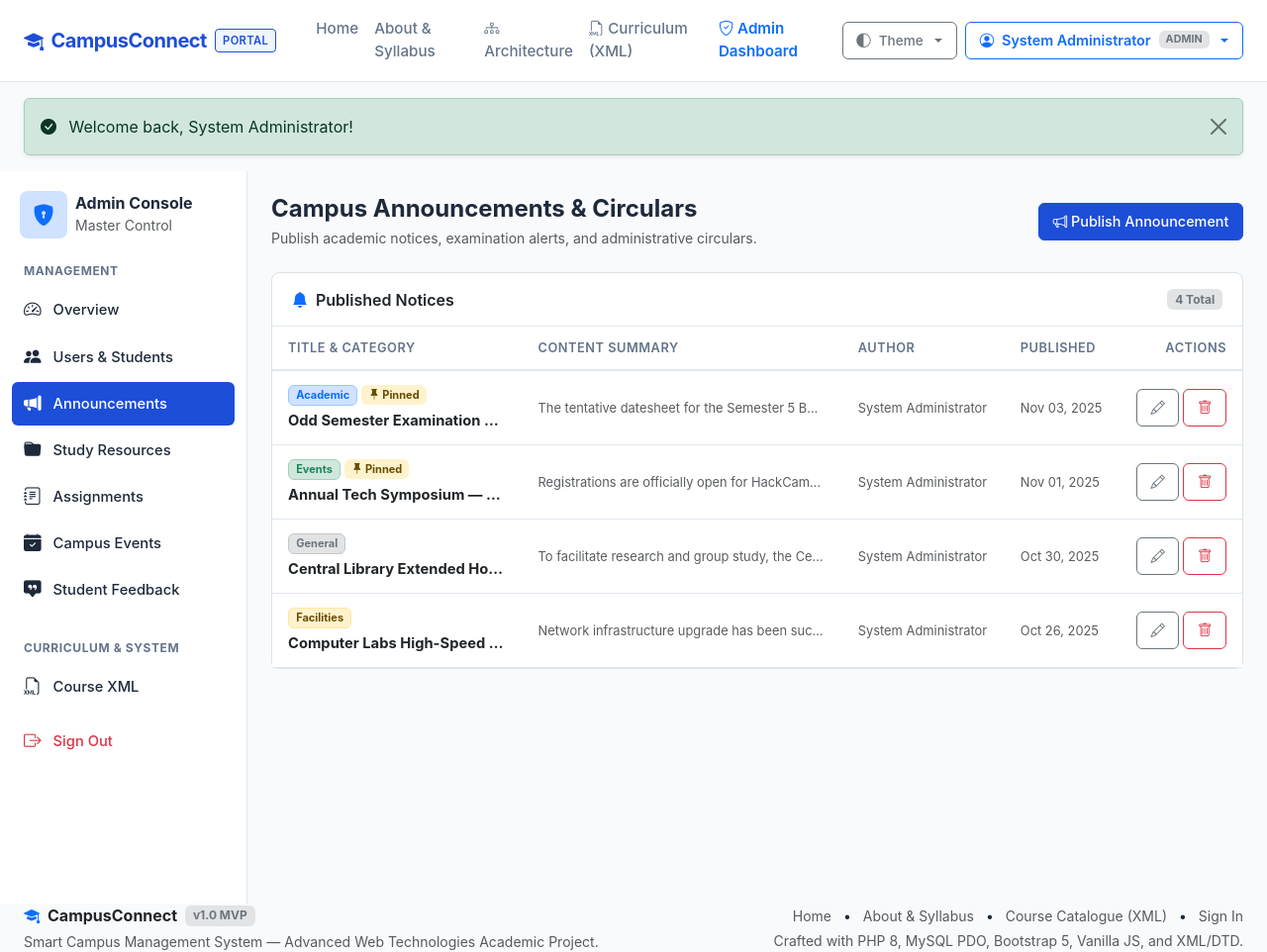
The page /admin/announcements.php (signed in) on the database its author committed.
### tables this page shows
CREATE TABLE `announcements` (
  `id` INT AUTO_INCREMENT PRIMARY KEY,
  `title` VARCHAR(200) NOT NULL,
  `content` TEXT NOT NULL,
  `category` VARCHAR(50) NOT NULL DEFAULT 'General',
  `is_pinned` TINYINT(1) NOT NULL DEFAULT 0,
  `created_by` INT NOT NULL,
  `created_at` TIMESTAMP DEFAULT CURRENT_TIMESTAMP,
  `updated_at` TIMESTAMP DEFAULT CURRENT_TIMESTAMP ON UPDATE CURRENT_TIMESTAMP,
  FOREIGN KEY (`created_by`) REFERENCES `users`(`id`) ON DELETE CASCADE,
  INDEX `idx_announcements_created` (`created_at`),
  INDEX `idx_announcements_pinned` (`is_pinned`)
);

CREATE TABLE `users` (
  `id` INT AUTO_INCREMENT PRIMARY KEY,
  `name` VARCHAR(100) NOT NULL,
  `email` VARCHAR(150) NOT NULL UNIQUE,
  `password_hash` VARCHAR(255) NOT NULL,
  `role` ENUM('student', 'admin') NOT NULL DEFAULT 'student',
  `department` VARCHAR(100) NULL,
  `roll_number` VARCHAR(50) NULL,
  `phone` VARCHAR(20) NULL,
  `created_at` TIMESTAMP DEFAULT CURRENT_TIMESTAMP,
  `updated_at` TIMESTAMP DEFAULT CURRENT_TIMESTAMP ON UPDATE CURRENT_TIMESTAMP,
  INDEX `idx_users_role` (`role`),
  INDEX `idx_users_email` (`email`)
);

### includes/functions.php (called while the page is built, shortened)
<?php
function base_url(): string {
    static $base = null;
    if ($base !== null) {
        return $base;
    }
    $scriptName = $_SERVER['SCRIPT_NAME'] ?? '';
    $dir = dirname($scriptName);
    $dir = str_replace('\\', '/', $dir);
    $subfolders = ['/student', '/admin', '/api', '/actions', '/scripts', '/includes', '/xml'];
    foreach ($subfolders as $sub) {
        if (str_ends_with($dir, $sub)) {
            $dir = substr($dir, 0, -strlen($sub));
            break;
        }
    }
    $base = rtrim($dir, '/');
    return $base;
}
function url(string $path = ''): string {
    $cleanPath = ltrim($path, '/');
    $base = base_url();
    return $base . '/' . $cleanPath;
}
function e(?string $string): string {
    return htmlspecialchars($string, ENT_QUOTES | ENT_SUBSTITUTE, 'UTF-8');
}
function time_ago(?string $dateTimeStr): string {
    $timestamp = strtotime($dateTimeStr);
    $diff = time() - $timestamp;
    return date('M d, Y', $timestamp);
}
function category_badge_class(string $cat): string {
    return match (strtolower(trim($cat))) {
        'academic'    => 'bg-primary-subtle text-primary border border-primary-subtle',
        'events'      => 'bg-success-subtle text-success border border-success-subtle',
        'general'     => 'bg-secondary-subtle text-secondary border border-secondary-subtle',
        'facilities'  => 'bg-warning-subtle text-warning-emphasis border border-warning-subtle',
        'technical'   => 'bg-info-subtle text-info-emphasis border border-info-subtle',
        'competition' => 'bg-danger-subtle text-danger border border-danger-subtle',
        default       => 'bg-light text-dark border',
    };
}

### admin/announcements.php (the view, shortened to what this page needs)
<?php
require_once dirname(__DIR__) . '/includes/functions.php';
$announcements = [];
try {
    $pdo = get_db_connection();
    $stmt = $pdo->query("
        SELECT a.id, a.title, a.content, a.category, a.is_pinned, a.created_at, u.name as author_name
        FROM announcements a
        LEFT JOIN users u ON a.created_by = u.id
        ORDER BY a.is_pinned DESC, a.created_at DESC
    ");
    $announcements = $stmt->fetchAll();
} catch (Exception $e) {
    error_log('Fetch announcements error: ' . $e->getMessage());
}
require_once dirname(__DIR__) . '/includes/header.php';
?>
<div class="portal-container">
  <?php require_once dirname(__DIR__) . '/includes/admin_sidebar.php'; ?>
  <main class="portal-content">
    <div class="d-flex flex-wrap justify-content-between align-items-center mb-4 gap-2">
      <div>
        <h4 class="fw-bold mb-1">Campus Announcements & Circulars</h4>
        <p class="text-muted small mb-0">Publish academic notices, examination alerts, and administrative circulars.</p>
      </div>
      <div>
        <button type="button" class="btn btn-primary" data-bs-toggle="modal" data-bs-target="#createAnnModal">
          <i class="bi bi-megaphone me-1"></i>Publish Announcement
        </button>
      </div>
    </div>
    <div class="card card-custom shadow-none border">
      <div class="card-header-clean">
        <span class="text-body"><i class="bi bi-bell-fill text-primary me-2"></i>Published Notices</span>
        <span class="badge bg-secondary-subtle text-secondary"><?= count($announcements) ?> Total</span>
      </div>
      <div class="card-body p-0">
        <div class="table-responsive">
          <table class="table table-custom mb-0 align-middle">
            <thead>
              <tr>
                <th>Title & Category</th>
                <th>Content Summary</th>
                <th>Author</th>
                <th>Published</th>
                <th class="text-end">Actions</th>
              </tr>
            </thead>
            <tbody>
              <?php if (empty($announcements)): ?>
                <tr>
                  <td colspan="5" class="text-center py-4 text-muted">No announcements published yet.</td>
                </tr>
              <?php else: ?>
                <?php foreach ($announcements as $ann): ?>
                  <tr>
                    <td style="max-width: 250px;">
                      <div class="d-flex align-items-center gap-1 mb-1">
                        <span class="badge <?= category_badge_class($ann['category']) ?>"><?= e($ann['category']) ?></span>
                        <?php if ($ann['is_pinned']): ?>
                          <span class="badge bg-warning-subtle text-warning-emphasis"><i class="bi bi-pin-fill"></i> Pinned</span>
                        <?php endif; ?>
                      </div>
                      <div class="fw-bold text-body text-truncate"><?= e($ann['title']) ?></div>
                    </td>
                    <td style="max-width: 320px;">
                      <p class="text-muted small mb-0 text-truncate"><?= e($ann['content']) ?></p>
                    </td>
                    <td><small class="text-muted"><?= e($ann['author_name'] ?: 'Staff') ?></small></td>
                    <td><small class="text-muted"><?= time_ago($ann['created_at']) ?></small></td>
                    <td class="text-end">
                      <div class="d-inline-flex gap-1">
                        <button type="button" class="btn btn-sm btn-outline-secondary" data-bs-toggle="modal" data-bs-target="#editModal-<?= $ann['id'] ?>">
                          <i class="bi bi-pencil"></i>
                        </button>
                        <form method="POST" action="<?= url('admin/announcements.php') ?>" class="d-inline">
                          <button type="submit" class="btn btn-sm btn-outline-danger" data-confirm="Are you sure you want to delete announcement '<?= e($ann['title']) ?>'?">
                            <i class="bi bi-trash"></i>
                          </button>
                        </form>
                      </div>
                    </td>
                  </tr>
                <?php endforeach; ?>
              <?php endif; ?>
            </tbody>
          </table>
        </div>
      </div>
    </div>
  </main>
</div>
<?php require_once dirname(__DIR__) . '/includes/footer.php'; ?>

### assets/css/style.css (style rules this page uses)
:root { --cc-primary: #1d4ed8; --cc-primary-hover: #1e40af; --cc-primary-subtle: #eff6ff; --cc-accent: #2563eb; --cc-body-bg: #f8fafc; --cc-card-bg: #ffffff; --cc-card-border: #e2e8f0; --cc-text-main: #1e293b; --cc-text-muted: #64748b; --cc-sidebar-bg: #ffffff; --cc-sidebar-border: #e2e8f0; --font-stack: -apple-system, BlinkMacSystemFont, "Segoe UI", Roboto, "Helvetica Neue", Arial, sans-serif; }
body { font-family: var(--font-stack); background-color: var(--cc-body-bg); color: var(--cc-text-main); min-height: 100vh; display: flex; flex-direction: column; -webkit-font-smoothing: antialiased; }
main { flex: 1 0 auto; }
.card-custom { background-color: var(--cc-card-bg); border: 1px solid var(--cc-card-border); border-radius: 8px; box-shadow: 0 1px 3px rgba(0, 0, 0, 0.05); transition: border-color 0.15s ease; }
.card-header-clean { background-color: transparent; border-bottom: 1px solid var(--cc-card-border); padding: 0.9rem 1.25rem; font-weight: 600; display: flex; align-items: center; justify-content: space-between; }
.portal-container { display: flex; min-height: calc(100vh - 60px); }
.portal-content { flex-grow: 1; padding: 1.5rem; max-width: 100%; overflow-x: hidden; }
.table-custom { width: 100%; border-collapse: collapse; }
.table-custom th { font-size: 0.8rem; font-weight: 600; text-transform: uppercase; letter-spacing: 0.04em; color: var(--cc-text-muted); background-color: var(--cc-card-bg); border-bottom: 2px solid var(--cc-card-border); padding: 0.75rem 1rem; }
.table-custom td { padding: 0.85rem 1rem; border-bottom: 1px solid var(--cc-card-border); vertical-align: middle; font-size: 0.92rem; }
.btn { font-weight: 500; border-radius: 6px; padding: 0.45rem 0.85rem; font-size: 0.9rem; }
.btn-primary { background-color: var(--cc-primary); border-color: var(--cc-primary); }

### rows shown on the page
announcements: category "Academic", is_pinned 1 (drawn), title "Odd Semester Examination…", content "The tentative datesheet for the Semester 5 B…", created_by.name "System Administrator", created_at "Nov 03, 2025"
announcements: category "Events", is_pinned 1 (drawn), title "Annual Tech Symposium —…", content "Registrations are officially open for HackCam…", created_by.name "System Administrator", created_at "Nov 01, 2025"
announcements: category "General", title "Central Library Extended Ho…", content "To facilitate research and group study, the Ce…", created_by.name "System Administrator", created_at "Oct 30, 2025"
announcements: category "Facilities", title "Computer Labs High-Speed…", content "Network infrastructure upgrade has been suc…", created_by.name "System Administrator", created_at "Oct 26, 2025"

### other values the page prints
$currentUser['name'] "System Administrator"
$currentUser['role'] "ADMIN"
$flash['message'] "Welcome back, System Administrator!"
count($announcements) "4"
